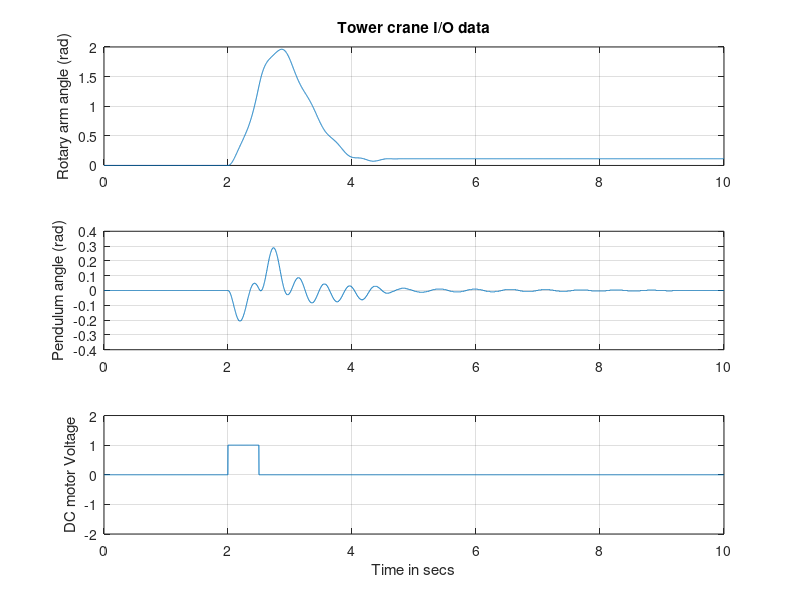

Write the MATLAB code that produced this figure.
clear
load("tower_crane_emile_lennart_data.mat")
t=data_crane(1,:)';
y1=data_crane(2,:)';
y2=data_crane(3,:)';
u=data_crane(4,:)';
  
Ts=0.002;
N=length(t);
t=(0:Ts:(N-1)*Ts)';

subplot(3,1,1)
plot(t,y1),
grid
xlim([0 t(end)])
title('Tower crane I/O data')
ylabel('Rotary arm angle (rad)');
subplot(3,1,2)
plot(t,y2)
grid
ylabel('Pendulum angle (rad)');
xlim([0 t(end)])
subplot(3,1,3)
plot(t,u)
grid
ylabel('DC motor Voltage');
xlabel('Time in secs')
xlim([0 t(end)])
ylim([-2 2])